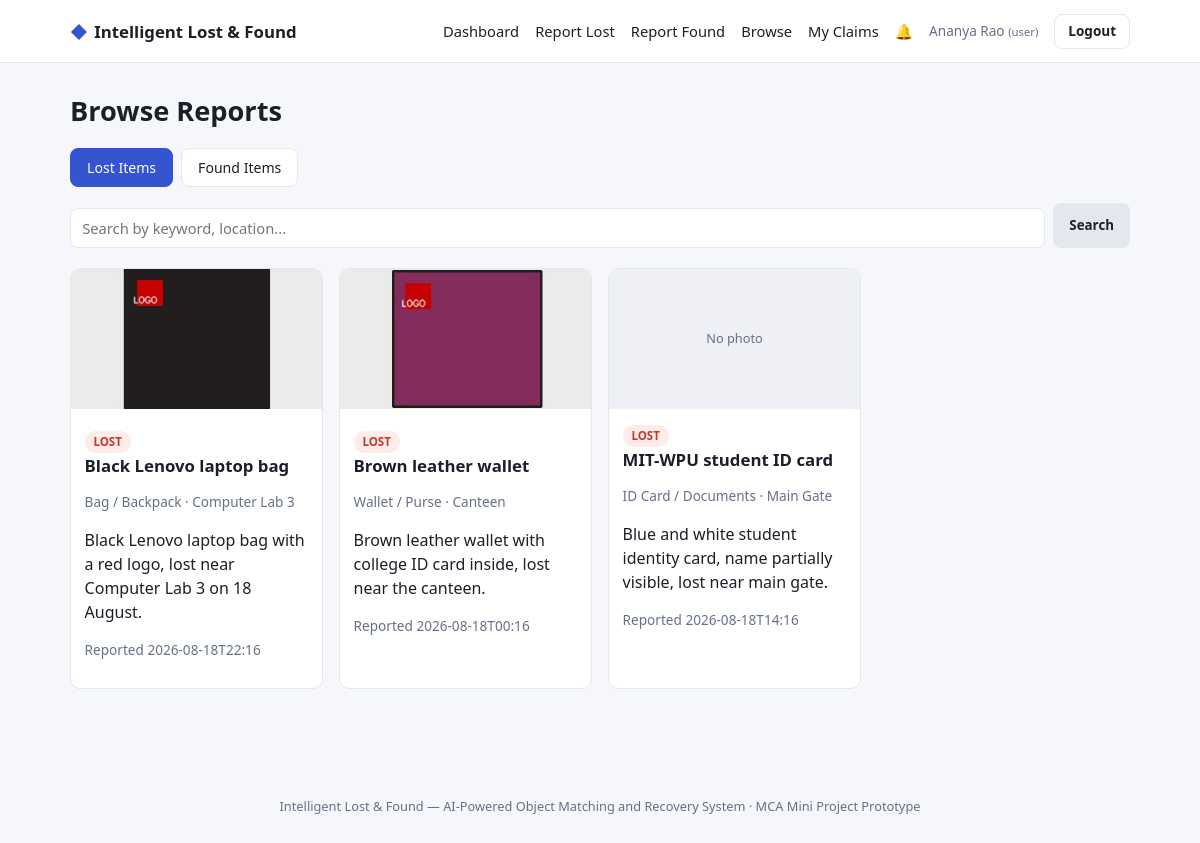
The page /items (signed in) on the database its author committed.
### tables this page shows
CREATE TABLE items (
    item_id         INTEGER PRIMARY KEY AUTOINCREMENT,
    report_type     TEXT NOT NULL CHECK (report_type IN ('lost', 'found')),
    category        TEXT NOT NULL,
    title           TEXT NOT NULL,
    description     TEXT NOT NULL,
    colour          TEXT,
    location        TEXT,
    date_time       TEXT NOT NULL,                 -- ISO datetime of loss/find
    unique_id       TEXT,                           -- optional serial no. / roll no. etc.
    image_reference TEXT,                           -- filename in /uploads
    status          TEXT NOT NULL DEFAULT 'open',   -- open | matched | claimed | recovered | closed
    user_id         INTEGER NOT NULL,
    created_at      TEXT NOT NULL DEFAULT (datetime('now')),
    FOREIGN KEY (user_id) REFERENCES users(user_id)
);

### app.py (the view)
@app.route("/items")
@login_required
def list_items():
    report_type = request.args.get("type", "lost")
    q = request.args.get("q", "").strip()
    db = get_db()
    query = "SELECT * FROM items WHERE report_type = ? AND status != 'closed'"
    params = [report_type]
    if q:
        query += " AND (title LIKE ? OR description LIKE ? OR location LIKE ?)"
        like = f"%{q}%"
        params += [like, like, like]
    query += " ORDER BY created_at DESC"
    items = db.execute(query, params).fetchall()
    db.close()
    return render_template("list_items.html", items=items, report_type=report_type, q=q)

### app.py (called while the page is built)
def login_required(view):
    @wraps(view)
    def wrapped(*args, **kwargs):
        if "user_id" not in session:
            flash("Please log in to continue.", "warning")
            return redirect(url_for("login"))
        return view(*args, **kwargs)
    return wrapped

@app.context_processor
def inject_globals():
    unread = 0
    if "user_id" in session:
        db = get_db()
        unread = db.execute(
            "SELECT COUNT(*) c FROM notifications WHERE user_id = ? AND read_status = 0",
            (session["user_id"],),
        ).fetchone()["c"]
        db.close()
    return {"session": session, "unread_count": unread}

### db.py (called while the page is built)
def get_db():
    conn = sqlite3.connect(DB_PATH)
    conn.row_factory = sqlite3.Row
    conn.execute("PRAGMA foreign_keys = ON")
    return conn

### templates/list_items.html (shortened to what this page needs)
{% extends "base.html" %}
{% block content %}
<h1>Browse Reports</h1>
<div class="tab-row">
  <a class="tab {{ 'active' if report_type == 'lost' }}" href="{{ url_for('list_items', type='lost', q=q) }}">Lost Items</a>
  <a class="tab {{ 'active' if report_type == 'found' }}" href="{{ url_for('list_items', type='found', q=q) }}">Found Items</a>
</div>
<form class="search-row" method="get">
  <input type="text" name="q" value="{{ q }}" placeholder="Search by keyword, location...">
  <button class="btn-secondary" type="submit">Search</button>
</form>
{% if items %}
<div class="card-grid">
  {% for item in items %}
  <div class="item-card">
    {% if item.image_reference %}
      <img src="{{ url_for('uploaded_file', filename=item.image_reference) }}" alt="{{ item.title }}">
    {% else %}
      <div class="img-placeholder">No photo</div>
    {% endif %}
    <div class="item-card-body">
      <span class="pill pill-{{ item.report_type }}">{{ item.report_type }}</span>
      <h3>{{ item.title }}</h3>
      <p class="muted small">{{ item.category }} · {{ item.location }}</p>
      <p>{{ item.description[:110] }}{% if item.description|length > 110 %}…{% endif %}</p>
      <p class="muted small">Reported {{ item.date_time }}</p>
    </div>
  </div>
  {% endfor %}
</div>
{% else %}
<p class="muted">No reports found.</p>
{% endif %}
{% endblock %}

### templates/base.html (shortened to what this page needs)
<!DOCTYPE html>
<html lang="en">
<head>
<link rel="stylesheet" href="{{ url_for('static', filename='style.css') }}">
</head>
<body>
<header class="topbar">
  <div class="topbar-inner">
    <a class="brand" href="{{ url_for('index') if session.user_id else url_for('login') }}">
      <span class="brand-mark">◆</span> Intelligent Lost&nbsp;&amp;&nbsp;Found
    </a>
    {% if session.user_id %}
    <nav class="nav">
      <a href="{{ url_for('index') }}">Dashboard</a>
      <a href="{{ url_for('report_lost') }}">Report Lost</a>
      <a href="{{ url_for('report_found') }}">Report Found</a>
      <a href="{{ url_for('list_items', type='lost') }}">Browse</a>
      <a href="{{ url_for('my_claims') }}">My Claims</a>
      <a class="badge-link" href="{{ url_for('index') }}">🔔 {% if unread_count %}<span class="badge">{{ unread_count }}</span>{% endif %}</a>
      <span class="user-chip">{{ session.name }} <small>({{ session.role }})</small></span>
      <a href="{{ url_for('logout') }}" class="btn-ghost">Logout</a>
    </nav>
    {% endif %}
  </div>
</header>
<main class="container">
  {% block content %}{% endblock %}
</main>
<footer class="footer">
  <p>Intelligent Lost &amp; Found — AI-Powered Object Matching and Recovery System · MCA Mini Project Prototype</p>
</footer>
</body>
</html>

### static/style.css (style rules this page uses)
:root { --ink: #1b1f27; --muted: #667085; --bg: #f6f7fb; --card: #ffffff; --border: #e4e7ee; --primary: #3454d1; --primary-dark: #2740a8; --success: #1a8f5e; --warning: #b8860b; --danger: #c0392b; --radius: 10px; }
* { box-sizing: border-box; }
body { margin: 0; font-family: "Segoe UI", -apple-system, BlinkMacSystemFont, Roboto, Helvetica, Arial, sans-serif; background: var(--bg); color: var(--ink); line-height: 1.5; }
a { color: var(--primary); text-decoration: none; }
h1 { font-size: 1.7rem; margin: 0 0 1rem; }
h3 { font-size: 1.05rem; margin: 0 0 0.25rem; }
.muted { color: var(--muted); }
.small { font-size: 0.85rem; }
.topbar { background: var(--card); border-bottom: 1px solid var(--border); position: sticky; top: 0; z-index: 10; }
.topbar-inner { max-width: 1100px; margin: 0 auto; padding: 0.85rem 1.25rem; display: flex; align-items: center; justify-content: space-between; flex-wrap: wrap; gap: 0.5rem; }
.brand { font-weight: 700; font-size: 1.05rem; color: var(--ink); display: flex; align-items: center; gap: 0.4rem; }
.brand-mark { color: var(--primary); }
.nav { display: flex; align-items: center; gap: 1rem; flex-wrap: wrap; font-size: 0.92rem; }
.nav a { color: var(--ink); }
.user-chip { color: var(--muted); font-size: 0.85rem; }
.container { max-width: 1100px; margin: 0 auto; padding: 1.75rem 1.25rem 4rem; }
.footer { text-align: center; color: var(--muted); font-size: 0.8rem; padding: 2rem 1rem; }
input, select, textarea { width: 100%; margin-top: 0.3rem; padding: 0.55rem 0.7rem; border: 1px solid var(--border); border-radius: 8px; font-size: 0.92rem; font-family: inherit; background: #fff; }
.btn-primary, .btn-secondary, .btn-ghost, .btn-tiny, .btn-small { cursor: pointer; border: none; border-radius: 8px; font-family: inherit; font-weight: 600; }
.btn-secondary { background: var(--border); color: var(--ink); padding: 0.55rem 1rem; }
.btn-ghost { background: transparent; border: 1px solid var(--border); padding: 0.4rem 0.8rem; font-size: 0.85rem; color: var(--ink); }
.pill { display: inline-block; padding: 0.15rem 0.55rem; border-radius: 999px; font-size: 0.72rem; font-weight: 700; text-transform: uppercase; }
.pill-lost { background: #fdecea; color: var(--danger); }
.tab-row { display: flex; gap: 0.5rem; margin-bottom: 1rem; }
.tab { padding: 0.5rem 1rem; border-radius: 8px; background: var(--card); border: 1px solid var(--border); color: var(--ink); font-size: 0.88rem; }
.tab.active { background: var(--primary); color: #fff; border-color: var(--primary); }
.search-row { display: flex; gap: 0.5rem; margin-bottom: 1.25rem; }
.search-row input { flex: 1; }
.card-grid { display: grid; grid-template-columns: repeat(auto-fill, minmax(230px, 1fr)); gap: 1rem; }
.item-card { background: var(--card); border: 1px solid var(--border); border-radius: var(--radius); overflow: hidden; }
.item-card img, .img-placeholder { width: 100%; height: 140px; object-fit: cover; background: #eef0f5; }
.img-placeholder { display: flex; align-items: center; justify-content: center; color: var(--muted); font-size: 0.8rem; }
.item-card-body { padding: 0.85rem; }

### rows shown on the page
items: image_reference (picture), report_type "LOST", title "Black Lenovo laptop bag", category "Bag / Backpack", location "Computer Lab 3", description "Black Lenovo laptop bag with a red logo, lost near Computer Lab 3 on 18 August.", date_time "2026-08-18T22:16"
items: image_reference (picture), report_type "LOST", title "Brown leather wallet", category "Wallet / Purse", location "Canteen", description "Brown leather wallet with college ID card inside, lost near the canteen.", date_time "2026-08-18T00:16"
items: shows "No photo", report_type "LOST", title "MIT-WPU student ID card", category "ID Card / Documents", location "Main Gate", description "Blue and white student identity card, name partially visible, lost near main gate.", date_time "2026-08-18T14:16"

### other values the page prints
{{ session.name }} "Ananya Rao"
{{ session.role }} "user"
